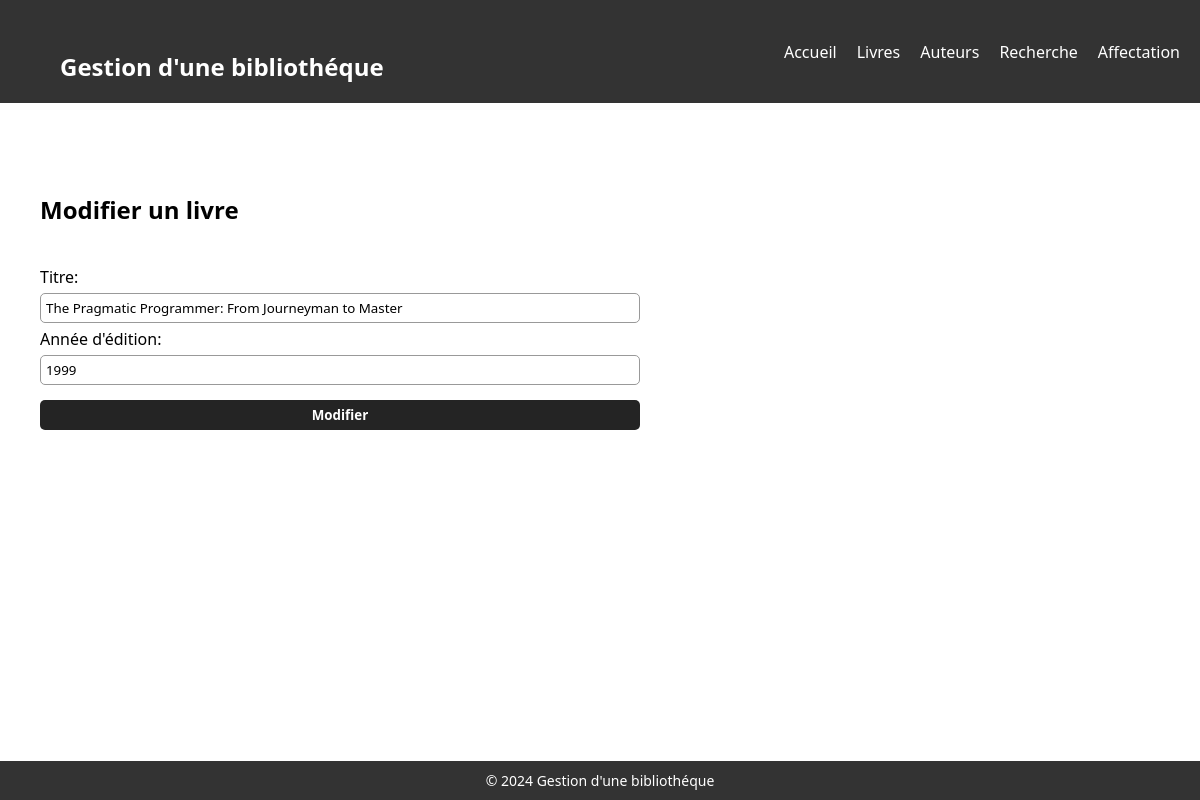
Screenshot of /modifierLivre?code_livre=2 with the database file from the repository.
### tables this page shows
CREATE TABLE `books` (
  `code_livre` int(11) NOT NULL,
  `titre` varchar(255) NOT NULL,
  `annee_edition` int(11) DEFAULT NULL
);

### config/db.php (called while the page is built, shortened)
<?php
class DB {
    private $host = 'localhost';
    private $dbname = 'gestion_bib';
    private $username = 'root';
    private $password = '';
    private $conn;
    public function __construct() {
        try {
            $this->conn = new PDO("mysql:host={$this->host};dbname={$this->dbname}", $this->username, $this->password);
            $this->conn->setAttribute(PDO::ATTR_ERRMODE, PDO::ERRMODE_EXCEPTION);
        } catch(PDOException $e) {
            echo 'Connection failed: ' . $e->getMessage();
        }
    }
    public function executeQuery($sql, $params = []) {
        try {
            $stmt = $this->conn->prepare($sql);
            $stmt->execute($params);
            return $stmt;
        } catch(PDOException $e) {
            echo 'Query failed: ' . $e->getMessage();
        }
    }
    public function fetchOne($sql, $params = []) {
        $stmt = $this->executeQuery($sql, $params);
        return $stmt->fetch(PDO::FETCH_ASSOC);
    }
}

### pages/modifierLivre.php (the view, shortened to what this page needs)
<?php
$code_livre = $_GET['code_livre'];
$db = new DB();
$livre = $db->fetchOne('SELECT * FROM books WHERE code_livre = ?', [$code_livre]);
?>
<h2>Modifier un livre</h2>
<form method="post" action="<?php echo $path; ?>">
    Titre: <input type="text" name="titre" value="<?php echo $livre['titre']; ?>"><br>
    Année d'édition: <input type="text" name="annee_edition" value="<?php echo $livre['annee_edition']; ?>"><br>
    <input type="submit" class="button_x" value="Modifier">
</form>

### router.php (shortened to what this page needs)
<?php
$routes = glob(__DIR__ . "/pages/*.php");
foreach ($routes as $route) {
    if ($path ===  basename($route, ".php")) {
        require($route);
        return;
    }
}

### style/index.css (style rules this page uses)
* { margin: 0; padding: 0; font-family: "Segoe UI", Tahoma, Geneva, Verdana, sans-serif; box-sizing: border-box; }
html, body { height: 100%; margin: 0; }
body { display: flex; flex-direction: column; }
h1,h2,h3 { font-size: 24px; margin: 40px; margin-bottom: 10px; }
.button_x { background: #242424; color: #ffffff; border-radius: 5px ; padding: 5px 10px; cursor: pointer; font-weight: bold; margin: 0 10px; border: none; outline: none; }
form { margin: 40px; width: 50%; }
form input { margin: 5px 0; padding: 0 5px; height: 30px; width: 100%; border-radius: 5px; border: 1px solid #999999; }
input[type="submit"] { height: 30px; margin: 10px 0; }

### rows the page displays
books: titre "The Pragmatic Programmer: From Journeyman to Master", annee_edition "1999"
